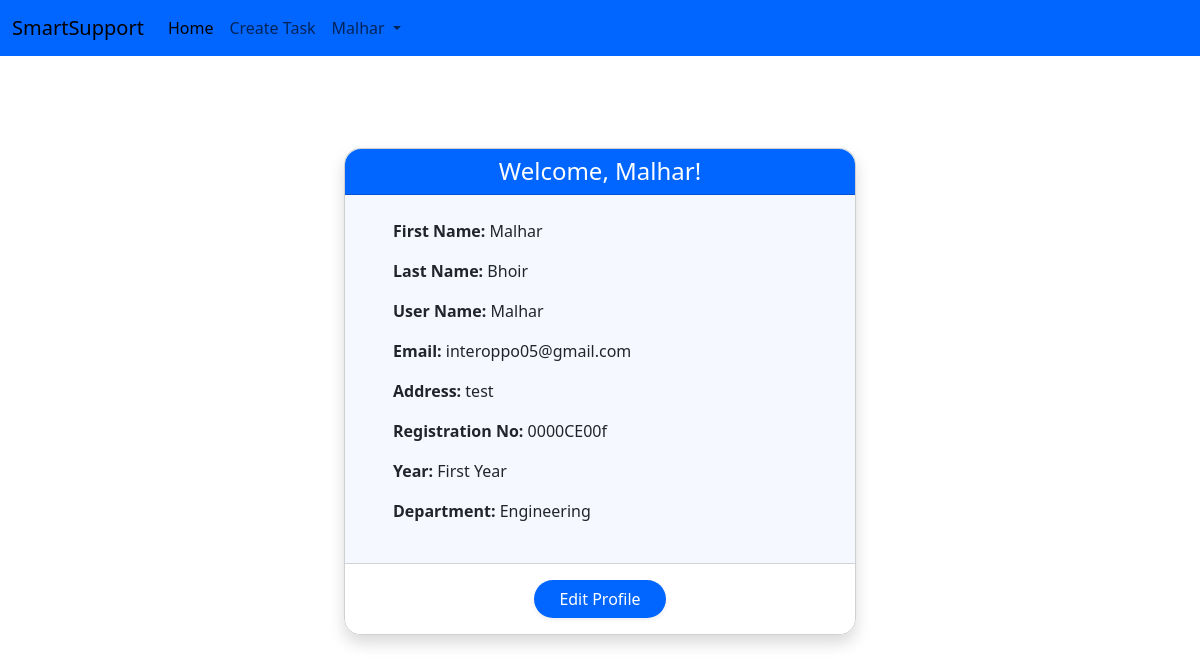
Screenshot of /profile/ (signed in) with the database file from the repository.
### myapp/models.py (models this page shows)
class UserProfile(models.Model):
    user=models.OneToOneField(User,on_delete=models.CASCADE,null=True)
    Address=models.CharField(max_length=100)
    RegistrationNo=models.CharField(max_length=100,default='0000CE00F')
    Year=models.CharField(max_length=100, default='First Year')
    Department=models.CharField(max_length=100,default='Engineering')

### myapp/views.py (the view)
# urls.py: path('profile/', views.User_Profile,name='profile'),
def User_Profile(request):
    if request.user.is_authenticated:
        user = request.user
        ProfileDatas = UserProfile.objects.filter(user=user)
        return render(request, 'Userprofile.html', {'ProfileDatas': ProfileDatas})
    else:
        messages.error(request, "You must log in to see your profile!")
        return redirect('login')

### myapp/TEMPLATES/Userprofile.html
{% extends 'Base.html' %}
{% block content %}
<br>
<div class="container d-flex justify-content-center align-items-center mt-5">
    <div class="card shadow rounded-4" style="max-width: 32rem; width: 100%; background: rgba(255, 255, 255, 0.9); backdrop-filter: blur(10px); border: 1px solid #d0d0d0;">
        <div class="card-header text-center rounded-top-4" style="background-color: #0066ff; color: white;">
            <h4 class="mb-0">Welcome, {{ request.user.first_name }}! </h4>
        </div>
        {% for ProfileData in ProfileDatas %}
        <div class="card-body px-5 py-4" style="background-color: #f5f9ff;">
            <ul class="list-unstyled">
                <li class="mb-3"><strong>First Name:</strong> {{ request.user.first_name }}</li>
                <li class="mb-3"><strong>Last Name:</strong> {{ request.user.last_name }}</li>
                <li class="mb-3"><strong>User Name:</strong> {{ request.user.username }}</li>
                <li class="mb-3"><strong>Email:</strong> {{ request.user.email }}</li>
                <li class="mb-3"><strong>Address:</strong> {{ ProfileData.Address }}</li>
                <li class="mb-3"><strong>Registration No:</strong> {{ ProfileData.RegistrationNo }}</li>
                <li class="mb-3"><strong>Year:</strong> {{ ProfileData.Year }}</li>
                <li class="mb-3"><strong>Department:</strong> {{ ProfileData.Department }}</li>
            </ul>
        </div>
        {% endfor %}
        {% for ProfileData in ProfileDatas %}
        <div class="card-footer bg-white d-flex justify-content-center py-3 rounded-bottom-4">
            <a href="{% url 'update_profile' ProfileData.id %}"
               class="btn px-4 shadow-sm"
               style="background-color: #0066ff; color: white; border-radius: 30px;">
                Edit Profile
            </a>
        </div>
        {% endfor %}
    </div>
</div>
{% endblock content %}

### myapp/TEMPLATES/Navbar.html (shortened to what this page needs)
<nav class="navbar navbar-expand-lg" style="background-color: #0066ff;">
    <div class="container-fluid">
      <a class="navbar-brand" href="#">SmartSupport</a>
      <div class="collapse navbar-collapse" id="navbarSupportedContent">
        <ul class="navbar-nav me-auto mb-2 mb-lg-0">
          <li class="nav-item">
            <a class="nav-link active" aria-current="page" href="{% url 'base' %}">Home</a>
          </li>
          {% if not request.user.is_authenticated %}
            <li class="nav-item">
              <a class="nav-link" href="{% url 'login' %}">Login</a>
            </li>
            <li class="nav-item">
              <a class="nav-link" href="{% url 'register' %}">Register</a>
            </li>
          {% else %}
            <li class="nav-item">
              <a class="nav-link" href="{% url 'taskdetails' %}">Create Task</a>
            </li>
            <li class="nav-item dropdown">
              <a class="nav-link dropdown-toggle" href="#" role="button" data-bs-toggle="dropdown" aria-expanded="false">
                {{ request.user.username|capfirst }}
              </a>
            </li>
          {% endif %}
        </ul>
      </div>
    </div>
  </nav>

### rows the page displays
UserProfile: Address "test", RegistrationNo "0000CE00f", Year "First Year", Department "Engineering"

### other values shown
{{ request.user.username|capfirst }} "Malhar"
{{ request.user.first_name }} "Malhar"
{{ request.user.last_name }} "Bhoir"
{{ request.user.username }} "Malhar"
{{ request.user.email }} "interoppo05@gmail.com"
